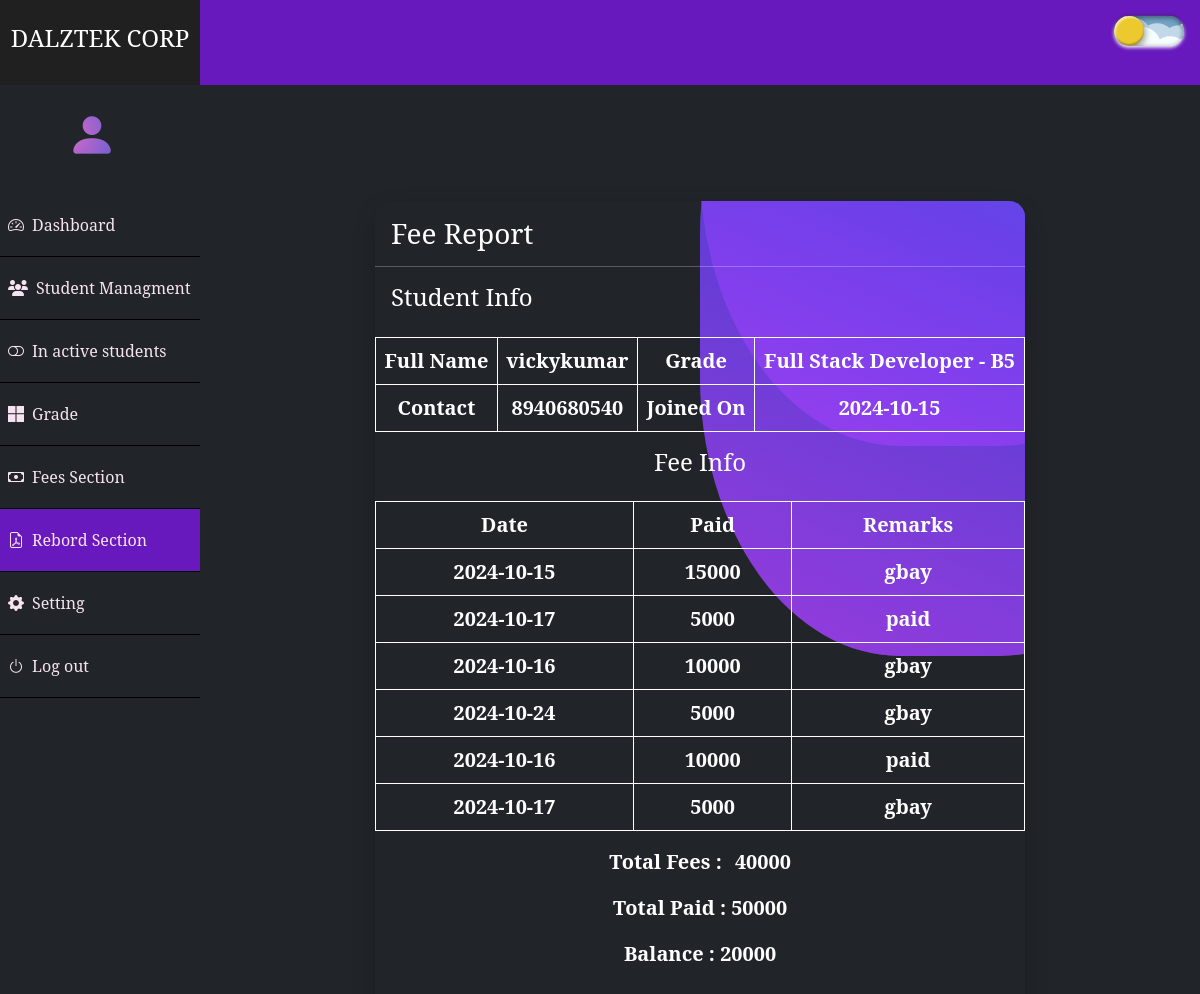
The page /repordshow.php on the database its author committed.
### tables this page shows
CREATE TABLE `students_managment` (
  `register_no` int(10) NOT NULL,
  `fullname` varchar(30) NOT NULL,
  `Contact` varchar(15) NOT NULL,
  `ParentContact` varchar(15) NOT NULL,
  `Aadhar` varchar(20) NOT NULL,
  `Grade` varchar(20) NOT NULL,
  `joindate` varchar(20) NOT NULL,
  `TotalFees` varchar(10) NOT NULL,
  `AdvanceFee` varchar(10) NOT NULL,
  `Balance` varchar(15) NOT NULL,
  `FeeRemark` varchar(20) NOT NULL,
  `AboutStudent` varchar(100) NOT NULL,
  `EmailId` varchar(50) NOT NULL,
  `status` varchar(20) NOT NULL
);

CREATE TABLE `grade` (
  `primekey` int(10) NOT NULL,
  `grade` varchar(50) NOT NULL,
  `details` varchar(150) NOT NULL,
  `date` int(11) NOT NULL
);

CREATE TABLE `fees` (
  `serialno` int(10) NOT NULL,
  `student_key` int(10) NOT NULL,
  `student_name` varchar(50) NOT NULL,
  `contect` varchar(15) NOT NULL,
  `totalfees` varchar(20) NOT NULL,
  `balance` varchar(20) NOT NULL,
  `paid` varchar(20) NOT NULL,
  `paid_date` varchar(15) NOT NULL,
  `remark` varchar(50) NOT NULL
);

### connection.php (called while the page is built, shortened)
<?php
class database {
    public function __construct($server, $username, $password, $databasename) {
        $this->con = new mysqli($server, $username, $password, $databasename);
        return $this->con;
    }
}
$conneection = new database("localhost", "root", "", "student_managment");
?>
<?php
class selectform
{
    public function selecttabel($con, $selecttable, $searchTerm = null, $fullname = null) {
        $this->con = $con;
        $selectsql = "SELECT * FROM $selecttable";
        if ($searchTerm) {
            $selectsql .= " WHERE $fullname LIKE '%$searchTerm%' OR $fullname = '$searchTerm' ";
        }
        $selectresult = $this->con->query($selectsql);
        return $selectresult;
    }
}
$selectquery = new selectform();
?>

### repordshow.php (the view, shortened to what this page needs)
<!DOCTYPE html>
<html lang="en">
<head>
</head>
<body>
    <div class="container-fluid g-0">
        <?php
           include "header.php";
           include "connection.php";
           $selectresult = $selectquery->selecttabel($conneection->con, 'students_managment', $registerno, 'register_no');
           if ($selectresult->num_rows > 0) {
               $row = $selectresult->fetch_assoc();
               $gradeno = $row['Grade'];
           }
           $selectresult1 = $selectquery->selecttabel($conneection->con, 'Grade', $gradeno, 'primekey');
           if ($selectresult1->num_rows > 0) {
               $grade = $selectresult1->fetch_assoc();
           }
           ?>
        <div class="row g-0 p-0">
            <div class="col-lg-2 col-12 bg-dark g-0">
                <nav class="navbar navbar-expand-sm bg-dark navbar-dark">
                    <div class="collapse navbar-collapse" id="collapsibleNavbar">
                        <ul class="navbar-nav flex-column text-center text-lg-start " style="width: 100%;">
                            <div class="navbar-brand text-center admin">
                                <i class="bi bi-person-fill gradient-text" style="font-size:50px;"></i>
                            </div>
                            <li class="nav-item ">
                                <a class="nav-link" href="index.php"><i class="bi bi-speedometer2 pe-2"></i>Dashboard</a>
                            </li>
                            <li class="nav-item ">
                                <a class="nav-link" href="student_managment.php"><i class="fa-solid fa-users pe-2"></i>Student Managment</a>
                            </li>
                            <li class="nav-item ">
                                <a class="nav-link" href="inactive.php"><i class="bi bi-toggle-off pe-2"></i>In active students</a>
                            </li>
                            <li class="nav-item ">
                                <a class="nav-link" href="grade.php"><i class="bi bi-microsoft pe-2"></i>Grade</a>
                            </li>
                            <li class="nav-item ">
                                <a class="nav-link" href="fees.php"><i class="bi bi-cash pe-2"></i>Fees Section</a>
                            </li>
                            <li class="nav-item active">
                                <a class="nav-link" href="repord.php"><i class="bi bi-file-earmark-pdf pe-2"></i>Rebord Section</a>
                            </li>
                            <li class="nav-item ">
                                <a class="nav-link" href="setting.php"><i class="bi bi-gear-fill pe-2"></i>Setting</a>
                            </li>
                            <li class="nav-item ">
                                <a class="nav-link" href="logout.php"><i class="bi bi-power pe-2"></i>Log out</a>
                            </li>
                        </ul>
                    </div>
                </nav>
            </div>
            <div class="col-lg-10 col-12 p-lg-3 ms-lg-0 table-responsive">
                <div class="e-card playing">
                    <div class="wave"></div>
                    <div class="wave"></div>
                    <div class="wave"></div>
                    <p class="h3 m-3">Fee Report</p>
                    <hr>
                    <p class="h4 m-3">Student Info</p>
                    <div class="infotop ">
                        <table class="table table-bordered mt-4">
                            <tr>
                                <th>Full Name</th>
                                <td><?php echo $row['fullname']; ?></td>
                                <th>Grade</th>
                                <td><?php echo $grade['grade']; ?></td>
                            </tr>
                            <tr>
                                <th>Contact</th>
                                <td><?php echo $row['Contact']; ?></td>
                                <th>Joined On</th>
                                <td><?php echo $row['joindate']; ?></td>
                            </tr>
                        </table>
                        <p class="h4 m-3">Fee Info</p>
                        <table class="table table-bordered mt-4">
                            <tr>
                                <th>Date</th>
                                <th>Paid</th>
                                <th>Remarks</th>
                            </tr>
                            <tr>
                                <td><?php echo $row['joindate'] ?></td>
                                <td><?php echo $row['AdvanceFee'] ?></td>
                                <td><?php echo $row['FeeRemark'] ?></td>
                            </tr>
                            <?php
                               $selectresult2 = $selectquery->selecttabel($conneection->con, 'fees', $registerno, 'student_key');
                               if ($selectresult2->num_rows > 0) {
                                   $lastRow = null;
                                   $totalPaid = 0;
                                   while ($rowdate = $selectresult2->fetch_assoc()) {
                                       $totalPaid += $rowdate['paid'];
                                       $lastRow = $rowdate;
                               ?>
                                    <tr>
                                        <td><?php echo $rowdate['paid_date']; ?></td>
                                        <td><?php echo $rowdate['paid']; ?></td>
                                        <td><?php echo $rowdate['remark']; ?></td>
                                    </tr>
                            <?php
                                   }
                                   $balanceToShow = isset($lastRow) ? $lastRow['balance'] : $row['Balance'];
                               }
                               ?>
                        </table>
                        <p><b>Total Fees :</b> <span class="ms-2"><?php echo isset($row['TotalFees']) ? $row['TotalFees'] : 00; ?></span></p>
                        <p><b>Total Paid :</b> <span><?php $totalPaid = isset($totalPaid) ? $totalPaid : 0;
                                                       $advanceFee = isset($row['AdvanceFee']) ? $row['AdvanceFee'] : 0;
                                                       $totalpaidfees = $totalPaid + $advanceFee;;
                                                       echo isset($totalpaidfees) ? $totalpaidfees : 00; ?></span></p>
                        <p><b>Balance :</b> <span><?php echo isset($balanceToShow) ? $balanceToShow : $row['Balance']; ?></span></p>
                    </div>
                </div>
            </div>
        </div>
    </div>
</body>
</html>

### repordshow.php (style rules this page uses)
p { color: var(--text-color) !important; }
table tr, td, th { background-color: transparent !important; border: 1px solid var(--text-color) !important; color: var(--text-color) !important; }
.e-card { margin: 100px auto; background: transparent; box-shadow: 0px 8px 28px -9px rgba(0, 0, 0, 0.45); position: relative; width: 650px; height: 1000px; border-radius: 16px; overflow: hidden; }
.wave { position: absolute; width: 500px; height: 700px; opacity: 0.6; left: 0; top: 0; margin-left: 50%; margin-top: -70%; background: linear-gradient(744deg, #af40ff, #5b42f3 60%, #00ddeb); }
.infotop { text-align: center; font-size: 20px; position: absolute; top: 5.6em; left: 0; right: 0; color: rgb(255, 255, 255); font-weight: 600; }
.wave:nth-child(2), .wave:nth-child(3) { top: 210px; }
.playing .wave { border-radius: 40%; animation: wave 3000ms infinite linear; }
.wave { border-radius: 40%; animation: wave 55s infinite linear; }
.playing .wave:nth-child(2) { animation-duration: 4000ms; }
.wave:nth-child(2) { animation-duration: 50s; }
.playing .wave:nth-child(3) { animation-duration: 5000ms; }
.wave:nth-child(3) { animation-duration: 45s; }

### style.php (style rules this page uses)
* { margin: 0px; padding: 0px; box-sizing: border-box; }
:root { --black: black; --white: rgb(255, 238, 238); --bg-color: #212529 ; --text-color: white ; }
body { background-color: var(--bg-color); color: var(--text-color); }
table tr,th,td { border: 1px solid var(--text-color); }

### header.php (style rules this page uses)
nav ul li { padding: 11px 0; border-bottom: 1px solid black; }
nav ul li a { color: #F6E2F1 !important; }
a { text-decoration: none; color: white !important; }
.active { background-color: #6719BD; }
.gradient-text { font-size: 24px; background: radial-gradient(circle farthest-corner at 3.2% 49.6%, #D869CA, #5B5ECF); -webkit-background-clip: text; -webkit-text-fill-color: transparent; background-clip: text; color: transparent; }
body { font-family: "Noto Serif", serif; font-optical-sizing: auto; font-weight: weight; font-style: normal; font-variation-settings: "wdth" 100; }

### rows shown on the page
students_managment: fullname "vickykumar", Contact "8940680540", joindate "2024-10-15", AdvanceFee "15000", FeeRemark "gbay", TotalFees "40000", AdvanceFee "50000"
grade: grade "Full Stack Developer - B5"
fees: paid_date "2024-10-17", paid "5000", remark "paid"
fees: paid_date "2024-10-16", paid "10000", remark "gbay"
fees: paid_date "2024-10-24", paid "5000", remark "gbay"
fees: paid_date "2024-10-16", paid "10000", remark "paid"
fees: paid_date "2024-10-17", paid "5000", remark "gbay", balance "20000"
